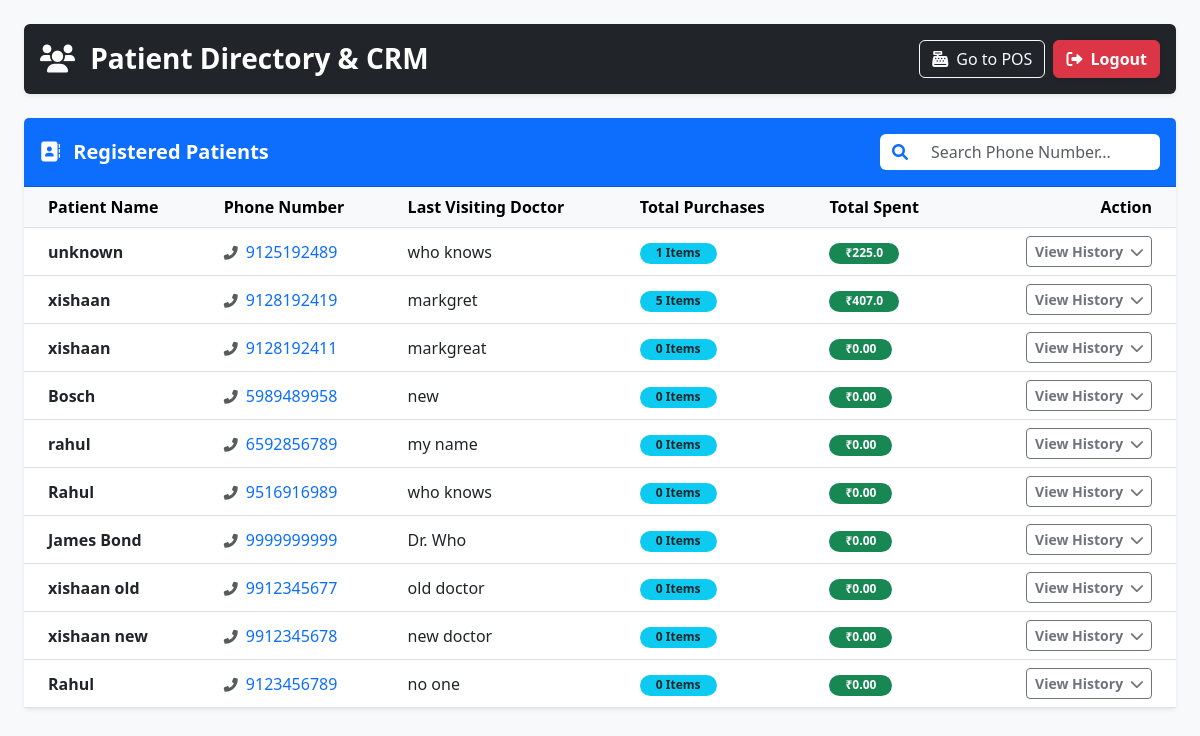
/crm/ (signed in), run on an earlier commit of the app's database.
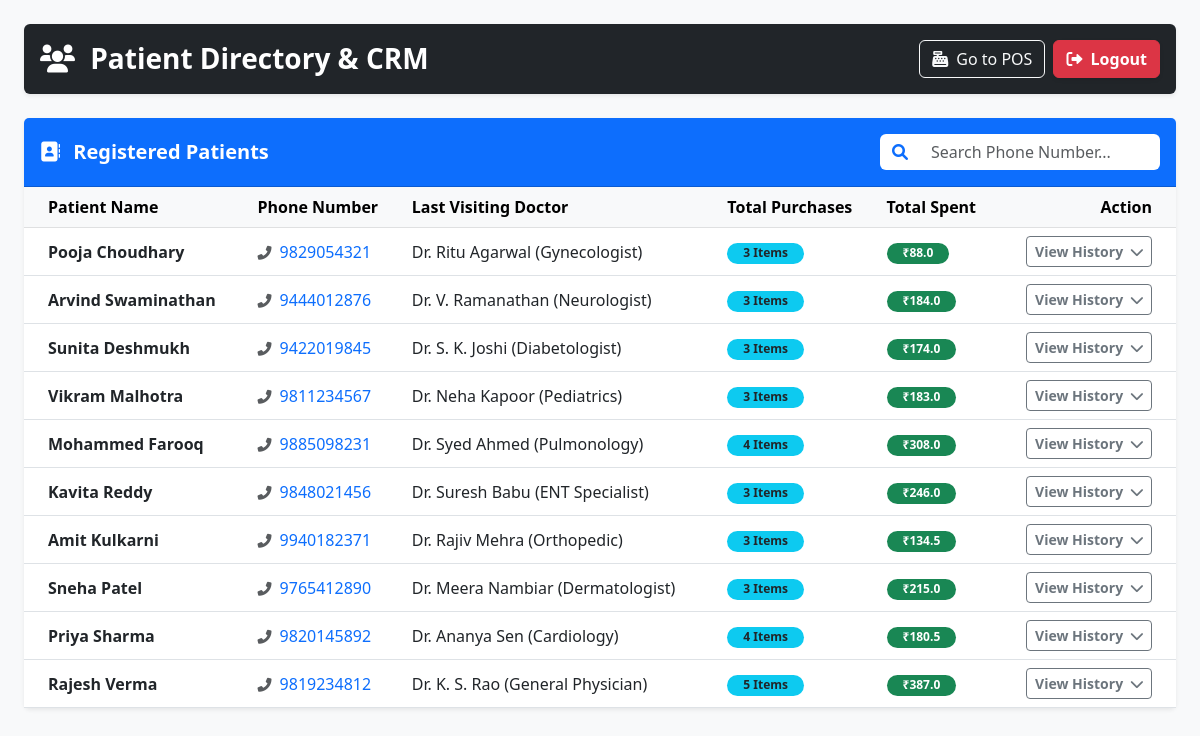
And on a later commit of the database.
### store/models.py (models this page shows, shortened)
class Customer(models.Model):
    name = models.CharField(max_length=100)
    phone = models.CharField(max_length=15, unique=True)
    last_doctor = models.CharField(max_length=100, blank=True, null=True)

### store/views.py (the view)
# urls.py: path('crm/', views.crm_dashboard, name='crm'),
@login_required(login_url='login')
def crm_dashboard(request):
    customers = Customer.objects.prefetch_related(
        'purchase_history__stock__medicine'
    ).annotate(
        total_spent=Sum('purchase_history__total_price')
    ).order_by('-id')
    all_sales = Sale.objects.select_related('stock__medicine', 'customer').all().order_by('-date')
    context = {
        'customers': customers,
        'all_sales': all_sales
    }
    return render(request, 'crm.html', context)

### store/templates/crm.html (shortened to what this page needs)
<!DOCTYPE html>
<html lang="en">
<head>
    <link href="https://cdn.jsdelivr.net/npm/bootstrap@5.3.0/dist/css/bootstrap.min.css" rel="stylesheet">
    <link rel="stylesheet" href="https://cdnjs.cloudflare.com/ajax/libs/font-awesome/6.0.0/css/all.min.css">
</head>
<body class="bg-light">
    <div class="container-fluid py-4 px-4">
        <div class="d-flex justify-content-between align-items-center mb-4 bg-dark text-white p-3 rounded shadow-sm">
            <h3 class="mb-0 fw-bold"><i class="fas fa-users me-2"></i> Patient Directory & CRM</h3>
            <div class="d-flex align-items-center gap-2">
                <a href="{% url 'billing' %}" class="btn btn-outline-light">
                    <i class="fas fa-cash-register me-1"></i> Go to POS
                </a>
                {% if request.user.is_authenticated %}
                    <a href="{% url 'logout' %}" class="btn btn-danger fw-bold shadow-sm" title="Log Out">
                        <i class="fas fa-sign-out-alt me-1"></i> Logout
                    </a>
                {% endif %}
            </div>
        </div>
        <div class="row">
            <div class="col-lg-12">
                <div class="card shadow-sm border-0">
                    <div class="card-header bg-primary text-white d-flex justify-content-between align-items-center p-3">
                        <h5 class="mb-0 fw-bold"><i class="fas fa-address-book me-2"></i> Registered Patients</h5>
                        <div class="input-group w-25">
                            <span class="input-group-text bg-white text-primary border-0"><i class="fas fa-search"></i></span>
                            <input type="text" id="patientSearch" class="form-control border-0" placeholder="Search Phone Number...">
                        </div>
                    </div>
                    <div class="card-body p-0">
                        <div class="table-responsive" style="max-height: 600px; overflow-y: auto;">
                            <table class="table table-hover align-middle mb-0" id="patientTable">
                                <thead class="table-light sticky-top">
                                    <tr>
                                        <th class="ps-4">Patient Name</th>
                                        <th>Phone Number</th>
                                        <th>Last Visiting Doctor</th>
                                        <th>Total Purchases</th>
                                        {% if request.user.is_superuser %}
                                            <th>Total Spent</th>
                                        {% endif %}
                                        <th class="text-end pe-4">Action</th>
                                    </tr>
                                </thead>
                                <tbody>
                                    {% for customer in customers %}
                                    <tr class="patient-row">
                                        <td class="ps-4 fw-bold text-dark">{{ customer.name }}</td>
                                        <td class="phone-cell text-primary">
                                            <i class="fas fa-phone-alt small text-muted me-1"></i> {{ customer.phone }}
                                        </td>
                                        <td>{{ customer.last_doctor|default:"Not Provided" }}</td>
                                        <td>
                                            <span class="badge bg-info rounded-pill text-dark px-3">
                                                {{ customer.purchase_history.count }} Items
                                            </span>
                                        </td>
                                        {% if request.user.is_superuser %}
                                            <td>
                                                <span class="badge bg-success rounded-pill px-3">₹{{ customer.total_spent|default:"0.00" }}</span>
                                            </td>
                                        {% endif %}
                                        <td class="text-end pe-4">
                                            <button class="btn btn-sm btn-outline-secondary fw-bold" type="button" data-bs-toggle="collapse" data-bs-target="#history-{{ customer.id }}" aria-expanded="false" aria-controls="history-{{ customer.id }}">
                                                View History <i class="fas fa-chevron-down ms-1"></i>
                                            </button>
                                        </td>
                                    </tr>
                                    {% endfor %}
                                </tbody>
                            </table>
                        </div>
                    </div>
                </div>
            </div>
        </div>
    </div>
</body>
</html>

What changed in the data, as far as the page shows it:
removed Customer: name "unknown", phone "9125192489", last_doctor "who knows", purchase_history.count "1", total_spent "225.0"
removed Customer: name "xishaan", phone "9128192419", last_doctor "markgret", purchase_history.count "5", total_spent "407.0"
removed Customer: name "Bosch", phone "5989489958", last_doctor "new", purchase_history.count "0", total_spent "0.00"
removed Customer: name "rahul", phone "6592856789", last_doctor "my name", purchase_history.count "0", total_spent "0.00"
removed Customer: name "Rahul", phone "9516916989", last_doctor "who knows", purchase_history.count "0", total_spent "0.00"
removed Customer: name "James Bond", phone "9999999999", last_doctor "Dr. Who", purchase_history.count "0", total_spent "0.00"
added Customer: name "Pooja Choudhary", phone "9829054321", last_doctor "Dr. Ritu Agarwal (Gynecologist)", purchase_history.count "3", total_spent "88.0"
added Customer: name "Arvind Swaminathan", phone "9444012876", last_doctor "Dr. V. Ramanathan (Neurologist)", purchase_history.count "3", total_spent "184.0"
changed Customer: name "xishaan" → "Sunita Deshmukh"; phone "9128192411" → "9422019845"; last_doctor "markgreat" → "Dr. S. K. Joshi (Diabetologist)"; purchase_history.count "0" → "3"; total_spent "0.00" → "174.0"
added Customer: name "Vikram Malhotra", phone "9811234567", last_doctor "Dr. Neha Kapoor (Pediatrics)", purchase_history.count "3", total_spent "183.0"
added Customer: name "Mohammed Farooq", phone "9885098231", last_doctor "Dr. Syed Ahmed (Pulmonology)", purchase_history.count "4", total_spent "308.0"
added Customer: name "Kavita Reddy", phone "9848021456", last_doctor "Dr. Suresh Babu (ENT Specialist)", purchase_history.count "3", total_spent "246.0"
added Customer: name "Amit Kulkarni", phone "9940182371", last_doctor "Dr. Rajiv Mehra (Orthopedic)", purchase_history.count "3", total_spent "134.5"
changed Customer: name "xishaan old" → "Sneha Patel"; phone "9912345677" → "9765412890"; last_doctor "old doctor" → "Dr. Meera Nambiar (Dermatologist)"; purchase_history.count "0" → "3"; total_spent "0.00" → "215.0"
changed Customer: name "xishaan new" → "Priya Sharma"; phone "9912345678" → "9820145892"; last_doctor "new doctor" → "Dr. Ananya Sen (Cardiology)"; purchase_history.count "0" → "4"; total_spent "0.00" → "180.5"
changed Customer: name "Rahul" → "Rajesh Verma"; phone "9123456789" → "9819234812"; last_doctor "no one" → "Dr. K. S. Rao (General Physician)"; purchase_history.count "0" → "5"; total_spent "0.00" → "387.0"
